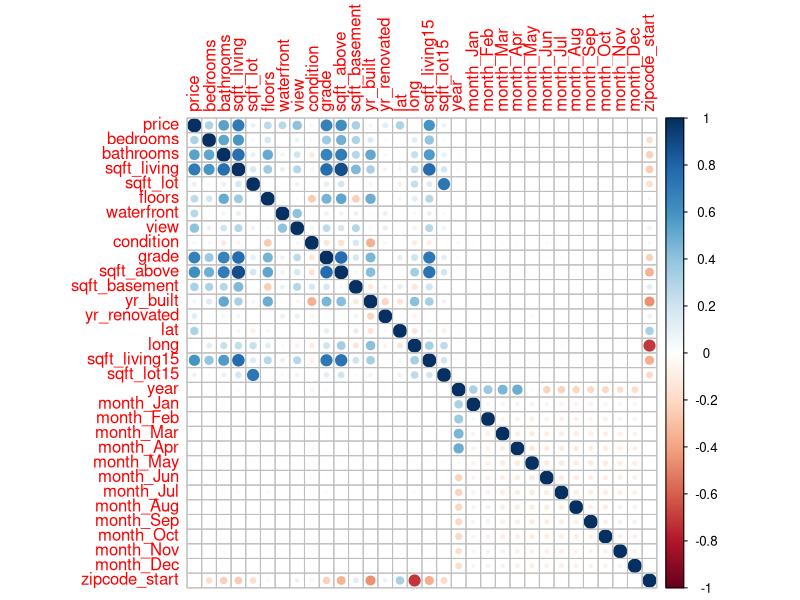

R code for this plot: (Note: this script raises an error after producing the figure.)
## ---- chunk 1
knitr::opts_chunk$set(echo = TRUE)
library(readr)
library(dplyr)
HouseSales<-read.csv("KC_House_Sales.csv")
## ---- chunk 2
library(lubridate)
library(ggplot2)
library(corrplot)
## ---- chunk 3
str(HouseSales)
## ---- chunk 4
# Data cleaning (price)
df = read.csv("KC_House_Sales.csv")
df$price = parse_number(df$price)
## ---- chunk 5
# Transformation (date)
df$year = as.integer(substr(df$date, 1, 4))
df$month = as.integer(substr(df$date, 5, 6))
df = subset(df, select = -c(id, date))
## ---- chunk 6
# dummy (month, True(1), False(0))
df$month_Jan = ifelse(df$month == 1, 1, 0)
df$month_Feb = ifelse(df$month == 2, 1, 0)
df$month_Mar = ifelse(df$month == 3, 1, 0)
df$month_Apr = ifelse(df$month == 4, 1, 0)
df$month_May = ifelse(df$month == 5, 1, 0)
df$month_Jun = ifelse(df$month == 6, 1, 0)
df$month_Jul = ifelse(df$month == 7, 1, 0)
df$month_Aug = ifelse(df$month == 8, 1, 0)
df$month_Sep = ifelse(df$month == 9, 1, 0)
df$month_Oct = ifelse(df$month == 10, 1, 0)
df$month_Nov = ifelse(df$month == 11, 1, 0)
df$month_Dec = ifelse(df$month == 12, 1, 0)

df = subset(df, select = -(month))
## ---- chunk 7
# dummy (zipcode, Divided into two groups, 980xx and 981xx）
df$zipcode_start = as.integer(substr(df$zipcode, 1, 3))
df = subset(df, select = -(zipcode))

summary(df)
## ---- chunk 8
cor_matrix = round(cor(df), 2)
cor_matrix
## ---- chunk 9
corrplot(cor_matrix, method = "circle")
## ---- chunk 10
set.seed(1023)

response <- "price"

#Dropping variables as specified
drop.vars <- c("id", "lat", "long")
kc.house.df <- dplyr::select(HouseSales, -drop.vars) 

#Renaming to conform to unified convention
kc.house.df <- kc.house.df %>% rename("year_built" = "yr_built")
## ---- chunk 11
#Feature Ideas
#Quality Adjusted Features
transform_sqft_adj_grade <- function(kc.house.df){
  
  sqft_adj_grade <- kc.house.df[, "sqft_living"] / kc.house.df[, "grade"]
  
  return (sqft_adj_grade)
}

transform_sqft_adj_condition <- function(kc.house.df){
  
  sqft_adj_condition <- kc.house.df[, "sqft_living"] / kc.house.df[, "condition"]
  
  return (sqft_adj_condition)
}

transform_sqft_adj_waterfront <- function(kc.house.df){
  
  sqft_adj_waterfront <- kc.house.df[, "sqft_living"] * kc.house.df[, "waterfront"]
  
  return (sqft_adj_waterfront)
}
## ---- chunk 12
#Apply transformations 

kc.house.df$sqft_adj_grade <- transform_sqft_adj_grade(kc.house.df)
kc.house.df$sqft_adj_condition <- transform_sqft_adj_condition(kc.house.df)
kc.house.df$sqft_adj_waterfront<- transform_sqft_adj_waterfront(kc.house.df)

#Remove collinear variables
# sqft_basement + sqft_above = sqft_living
kc.house.df$sqft_basement <- NULL
## ---- chunk 13
set.seed(1023)

#use 70% of dataset as training set and 30% as test set
train_prop <- 0.7

index <- sample(1:nrow(HouseSales), size = round(train_prop * nrow(kc.house.df)))
kc.house.train.X <- kc.house.df[index, -which(names(kc.house.df) %in% c(response))] # modified slightly 
kc.house.train.y <- kc.house.df [index, response]

kc.house.test.X <- kc.house.df [-index, -which(names(kc.house.df) %in% c(response))]
kc.house.test.y <- kc.house.df [-index, response]
## ---- chunk 14
#baseline model
baseline.model <- lm(price ~ . , data = cbind(price = kc.house.train.y, kc.house.train.X))
summary(baseline.model)
## ---- chunk 15
#evaluate on test data

CalcTestMetrics <- function(pred, act, n, p) {
  SST <- var(act)*(length(act)-1)
  SSE <- sum((act-pred)^2)
  SSR <- sum(pred - mean(act))^2
  rsquared <- 1- SSE/SST
  
  adj.rsquared <- 1 - (((1 - rsquared)*(n-1)) / (n-p-1))
  mse <- sum((act - pred)^2) / (n-p)
  mae <- (sum(abs(act-pred))) / n
  
  return (
    list(
      adj.rsquared = adj.rsquared,
      rsquared = rsquared,
      mse = mse,
      mae = mae
    )
  )
}

pred <- predict(baseline.model, kc.house.test.X)
act <- kc.house.test.y
n <- dim(model.matrix(baseline.model)[, -1])[1]
p <- dim(model.matrix(baseline.model)[, -1])[2]

cbind(CalcTestMetrics(pred, act, n, p))
## ---- chunk 16
# Load libraries
library(caret)
library(rpart)
library(nnet)
library(knitr)
library(dplyr)
library(stringr)
library(readr)

HouseSales <- read.csv('KC_House_Sales.csv')

# Step a: Data Splitting
set.seed(123)  # 
split_ratio <- 0.7  # 70% training, 30% testing
index <- sample(1:nrow(HouseSales), size = round(split_ratio * nrow(HouseSales)))
train_data <- HouseSales[index, ]
test_data <- HouseSales[-index, ]

# Step b: Model Building

# Model 1: Logistic Regression

# Create a binary variable 'high_price' based on the chosen percentile
logisticdf <- HouseSales
logisticdf$price <- parse_number(logisticdf$price)
logisticdf$high_price <- ifelse(logisticdf$price >= 1000000, 1, 0)

# Create a new dataframe with 'high_price' column
logisticdf <- logisticdf %>%
  select(-price)

# Split data for logistic regrssion model
set.seed(123)  # 
split_ratio <- 0.7  # 70% training, 30% testing
index <- sample(1:nrow(logisticdf), size = round(split_ratio * nrow(logisticdf)))
train_data_logistic <- logisticdf[index, ]
test_data_logistic <- logisticdf[-index, ]

#Build basic logistic regrssion model
logistic_model <- glm(high_price ~ ., data = train_data_logistic, family = binomial)
summary(logistic_model)

# Model 2: Regression Tree
tree_model <- rpart(price ~ ., data = train_data)
printcp(tree_model)  # Display complexity parameter plot
plot(tree_model)  # Visualize the decision tree

# Model 3: Neural Network
nn_model <- neuralnet(price ~ ., data = train_data, hidden = c(5, 2), linear.output = TRUE)

# Tune neural network hyperparameters - placehlder

# Step c: Model Evaluation

# Model 1: Logistic Regression
logistic_predictions <- predict(logistic_model, newdata = test_data, type = 'response')
logistic_accuracy <- sum((logistic_predictions > 0.5) == test_data$high_price) / length(test_data$high_price)
cat("Logistic Regression Accuracy:", logistic_accuracy, "\n")

# Model 2: Regression Tree
tree_predictions <- predict(tree_model, newdata = test_data)
tree_rmse <- sqrt(mean((tree_predictions - test_data$price)^2))
cat("Regression Tree RMSE:", tree_rmse, "\n")

# Model 3: Neural Network
nn_predictions <- predict(nn_model, newdata = test_data)
# Calculate relevant performance metrics for the neural network model

# Step d: Model Comparison (Choose the best model based on evaluation metrics)

# Calculate evaluation metrics for all models
logistic_predictions <- predict(logistic_model, newdata = test_data, type = 'response')
logistic_accuracy <- sum((logistic_predictions > 0.5) == test_data$high_price) / length(test_data$high_price)
cat("Logistic Regression Accuracy:", logistic_accuracy, "\n")

tree_predictions <- predict(tree_model, newdata = test_data)
tree_rmse <- sqrt(mean((tree_predictions - test_data$price)^2))
cat("Regression Tree RMSE:", tree_rmse, "\n")

nn_predictions <- predict(nn_model, newdata = test_data)
cat("NN RMSE:", tree_rmse, "\n")

# Step e: Backtesting - placeholder 

# Function to compare model performance
compare_model_performance <- function(models, model_names, data_train, data_test) {
  rmse_values <- c()
  rsquared_values <- c()
  mape_values <- c()

  for (i in 1:length(models)) {
    model <- models[[i]]
    predictions <- predict(model, newdata = data_test)
    rmse <- sqrt(mean((data_test$price - predictions)^2))
    rsquared <- cor(data_test$price, predictions)^2
    mape <- mean(abs((data_test$price - predictions) / data_test$price)) * 100

    rmse_values <- c(rmse_values, rmse)
    rsquared_values <- c(rsquared_values, rsquared)
    mape_values <- c(mape_values, mape)
  }

  # Create a data frame to hold the results
  model_results <- data.frame(Model = model_names, RMSE = rmse_values, R_squared = rsquared_values, MAPE = mape_values)

  # Create a table to compare model results
  kable(model_results, format = "markdown")
}
